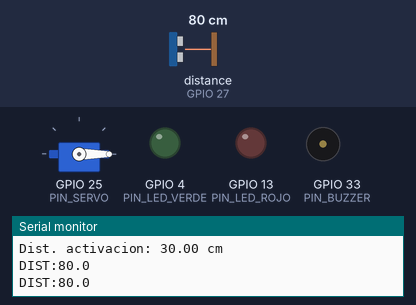
This sketch was run on a simulated ESP32. Parts: servo, output pins drawn as LEDs (lit = HIGH), buzzer (waves = sounding, pin HIGH), the last lines printed to the serial monitor. Wiring (inferred from the names in the program): ultrasonic range finder: trigger GPIO 26; echo GPIO 27. Inputs (shaded band) come from the test bench; at power-on: distance to the obstacle (sensor on GPIO 27) 80 cm. The echo pulse lasts 58.3 µs per cm; pins used as bus, display or sensor lines are not drawn.

Above: at 1.2 s.
1.3 s: distance to the obstacle (sensor on GPIO 27) set to 32 cm
2.8 s: distance to the obstacle (sensor on GPIO 27) set to 29 cm
At 3.3 s:
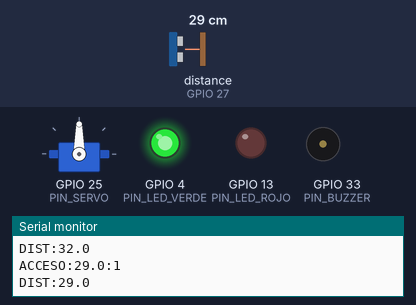
At 13.3 s:
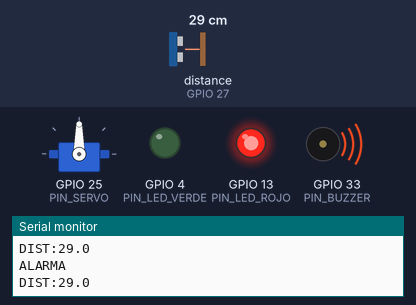
Timing chart, 0 to 14.3 s (numbered marks = the images above; inputs shaded):
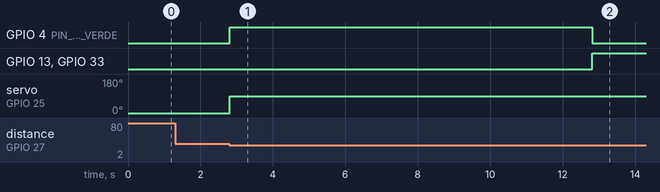

The sketch:

Lab_03_Control_Acceso_Laboratorio.ino
```cpp
// LABORATORIO IoT #3 — Sistema de control de acceso

#include <ESP32Servo.h>

//  PINES
const int PIN_TRIG       = 26;  // GPIO26 (D26)
const int PIN_ECHO       = 27;  // GPIO27 (D27)
const int PIN_SERVO      = 25;  // GPIO25 (D25)
const int PIN_LED_VERDE  = 4;   // GPIO4  (D4)
const int PIN_LED_ROJO   = 13;  // GPIO13 (D13)
const int PIN_BUZZER     = 33;  // GPIO33 (D33)

//  PARÁMETROS
const float DIST_ACTIVACION   = 30.0;  // cm — distancia de detección
const unsigned long TIEMPO_CIERRE   = 3000;  // ms — espera antes de cerrar
const unsigned long TIEMPO_ALARMA   = 10000; // ms — puerta abierta → alarma
const unsigned long INTERVALO_MEDICION = 100; // ms entre mediciones
const int           NUM_MUESTRAS      = 3;    // promedio de lecturas

// Ángulos del servo
const int ANGULO_CERRADO = 0;
const int ANGULO_ABIERTO = 90;

//  MÁQUINA DE ESTADOS
enum EstadoPuerta { CERRADA, ABIERTA, ALARMA };
EstadoPuerta estadoActual = CERRADA;

//  VARIABLES GLOBALES
Servo actuador;

unsigned long tiempoUltimaMedicion = 0;
unsigned long tiempoApertura       = 0;
unsigned long tiempoUltimaPersona  = 0;
float         distanciaActual      = 0.0;
int           contadorAccesos      = 0;

// FUNCIONES AUXILIARES
// Mide distancia con el HC-SR04 (devuelve cm; 0 si no hay eco)
float medirDistanciaUnica() {
  digitalWrite(PIN_TRIG, LOW);
  delayMicroseconds(2);
  digitalWrite(PIN_TRIG, HIGH);
  delayMicroseconds(10);
  digitalWrite(PIN_TRIG, LOW);

  unsigned long duracion = pulseIn(PIN_ECHO, HIGH, 30000UL);
  if (duracion == 0) return 0.0;
  return duracion * 0.0343 / 2.0;
}

// Promedio de NUM_MUESTRAS lecturas para filtrar ruido
float medirDistanciaFiltrada() {
  float suma = 0;
  int   validas = 0;
  for (int i = 0; i < NUM_MUESTRAS; i++) {
    float d = medirDistanciaUnica();
    if (d > 0) {
      suma += d;
      validas++;
    }
    if (i < NUM_MUESTRAS - 1) delayMicroseconds(500);
  }
  if (validas == 0) return 0.0;
  return suma / validas;
}

// Detecta si hay una persona dentro del rango de activación
bool personaDetectada(float dist) {
  return (dist > 0 && dist < DIST_ACTIVACION);
}

// Abre la puerta (servo a 90°)
void abrirPuerta() {
  actuador.write(ANGULO_ABIERTO);
}

// Cierra la puerta (servo a 0°)
void cerrarPuerta() {
  actuador.write(ANGULO_CERRADO);
}

// Enciende indicador de acceso permitido
void indicadorAcceso(bool encendido) {
  digitalWrite(PIN_LED_VERDE, encendido ? HIGH : LOW);
}

// Enciende indicador de alarma (LED rojo + buzzer)
void indicadorAlarma(bool encendido) {
  digitalWrite(PIN_LED_ROJO, encendido ? HIGH : LOW);
  digitalWrite(PIN_BUZZER,   encendido ? HIGH : LOW);
}

// Envía un evento por serial (el script Python lo interpreta)
void enviarEvento(const char* evento) {
  Serial.println(evento);
}

// MÁQUINA DE ESTADOS
void actualizarEstado() {
  unsigned long ahora = millis();

  switch (estadoActual) {

    //  CERRADA: esperando detección
    case CERRADA:
      if (personaDetectada(distanciaActual)) {
        estadoActual = ABIERTA;
        tiempoApertura = ahora;
        tiempoUltimaPersona = ahora;
        contadorAccesos++;

        abrirPuerta();
        indicadorAcceso(true);
        indicadorAlarma(false);

        Serial.print("ACCESO:");
        Serial.print(distanciaActual, 1);
        Serial.print(":");
        Serial.println(contadorAccesos);
      }
      break;

    //  ABIERTA: puerta abierta, persona cerca
    case ABIERTA:
      if (personaDetectada(distanciaActual)) {
        tiempoUltimaPersona = ahora;
      }

      if (ahora - tiempoApertura > TIEMPO_ALARMA) {
        estadoActual = ALARMA;
        indicadorAcceso(false);
        indicadorAlarma(true);
        enviarEvento("ALARMA");
      }
      else if (ahora - tiempoUltimaPersona > TIEMPO_CIERRE) {
        estadoActual = CERRADA;
        cerrarPuerta();
        indicadorAcceso(false);
        indicadorAlarma(false);
        enviarEvento("CIERRE");
      }
      break;

    //  ALARMA: puerta abierta demasiado tiempo
    case ALARMA:
      if (personaDetectada(distanciaActual)) {
        tiempoUltimaPersona = ahora;
      }

      if (ahora - tiempoUltimaPersona > TIEMPO_CIERRE) {
        estadoActual = CERRADA;
        cerrarPuerta();
        indicadorAcceso(false);
        indicadorAlarma(false);
        enviarEvento("CIERRE");
      }
      break;
  }
}

// SETUP Y LOOP

void setup() {
  Serial.begin(115200);

  pinMode(PIN_TRIG, OUTPUT);
  pinMode(PIN_ECHO, INPUT);
  pinMode(PIN_LED_VERDE, OUTPUT);
  pinMode(PIN_LED_ROJO, OUTPUT);
  pinMode(PIN_BUZZER, OUTPUT);

  // DIFERENCIA Uno/ESP32: ESP32Servo usa internamente ledcAttach
  actuador.attach(PIN_SERVO);
  cerrarPuerta();
  indicadorAcceso(false);
  indicadorAlarma(false);

  Serial.println("SISTEMA_LISTO");
  Serial.println("Dist. activacion: " + String(DIST_ACTIVACION) + " cm");
}

void loop() {
  unsigned long ahora = millis();

  // Medir distancia a intervalos regulares (no bloqueante)
  if (ahora - tiempoUltimaMedicion >= INTERVALO_MEDICION) {
    tiempoUltimaMedicion = ahora;
    distanciaActual = medirDistanciaFiltrada();

    // Depuración: imprimir distancia cada 500 ms
    static unsigned long ultimaImpresion = 0;
    if (ahora - ultimaImpresion >= 500) {
      ultimaImpresion = ahora;
      Serial.print("DIST:");
      Serial.println(distanciaActual, 1);
    }
  }

  // Actualizar la máquina de estados
  actualizarEstado();
}
```

Measured:
- the behaviour switches between 31 and 30 cm on distance to the obstacle (sensor on GPIO 27) (found by bisection; images 0 and 1)
- after the input at 2.8 s, GPIO 4 (PIN_LED_VERDE): LOW → HIGH at once, → LOW 10.0 s later; GPIO 13 (PIN_LED_ROJO), GPIO 33 (PIN_BUZZER): LOW → HIGH after 10.0 s; servo on GPIO 25 (PIN_SERVO): 0° → 90° at once
